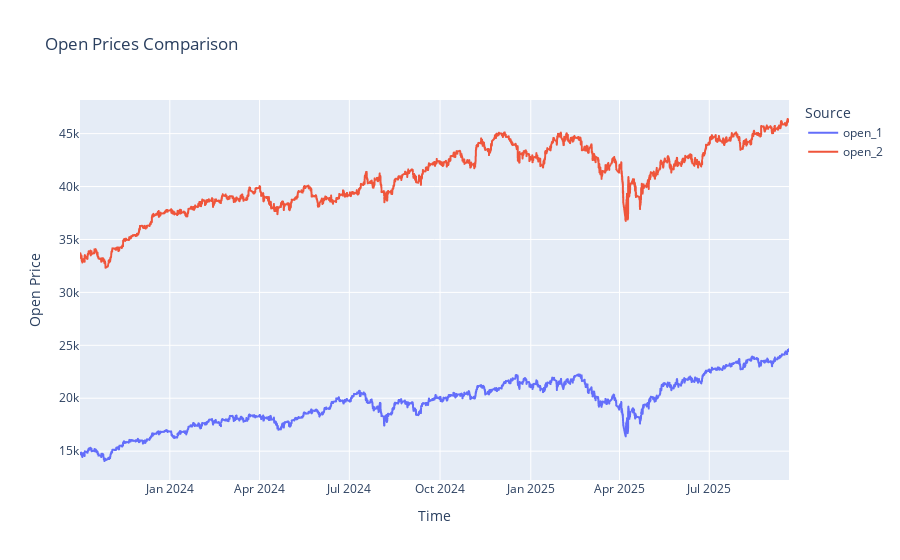

Notebook source saved alongside this figure:
### Code cell
import plotly.express as px

# line chart for both open prices
fig = px.line(
    spread_df,
    x='time',
    y=['open_1', 'open_2'],
    title='Open Prices Comparison',
    labels={'value': 'Open Price', 'time': 'Time', 'variable': 'Source'}
)

fig.show()

### Figure 1 — Plotly figure (JSON) as saved in the notebook; plotly's stock layout.template omitted (floating-point values rounded to 4 significant figures; data arrays with more than 128 entries replaced by an {"elided": "..."} marker saying what was removed)
{"data": [{"hovertemplate": "Source=open_1<br>Time=%{x}<br>Open Price=%{y}<extra></extra>", "legendgroup": "open_1", "line": {"color": "#636efa", "dash": "solid"}, "marker": {"symbol": "circle"}, "mode": "lines", "name": "open_1", "showlegend": true, "type": "scattergl", "x": {"elided": "11549 str values"}, "xaxis": "x", "y": {"elided": "11549 float values"}, "yaxis": "y"}, {"hovertemplate": "Source=open_2<br>Time=%{x}<br>Open Price=%{y}<extra></extra>", "legendgroup": "open_2", "line": {"color": "#EF553B", "dash": "solid"}, "marker": {"symbol": "circle"}, "mode": "lines", "name": "open_2", "showlegend": true, "type": "scattergl", "x": {"elided": "11549 str values"}, "xaxis": "x", "y": {"elided": "11549 float values"}, "yaxis": "y"}], "layout": {"legend": {"title": {"text": "Source"}, "tracegroupgap": 0}, "title": {"text": "Open Prices Comparison"}, "xaxis": {"anchor": "y", "domain": [0, 1], "title": {"text": "Time"}}, "yaxis": {"anchor": "x", "domain": [0, 1], "title": {"text": "Open Price"}}}}
